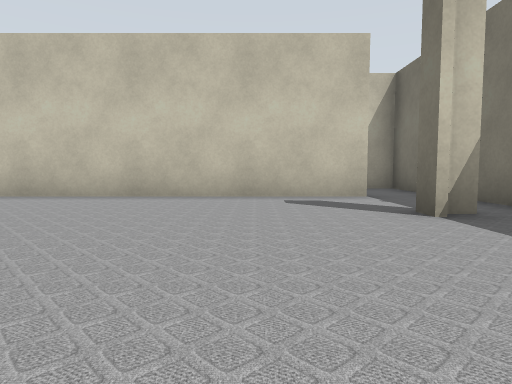
View 1 (above)

24 first-person views from a walk through a Gazebo world. The camera is 0.5 m above the floor, tilts 4° down and sees 75° across. The lines on the ground mark 1 m squares. The floor is counted in squares, 1 m on a side. Each view is taken from the middle of a square. On the plan, view 1 faces up. The plan holds only what a view shows up to about 9 squares ahead; the rest is blank. The place goes on beyond the plan.

View 2
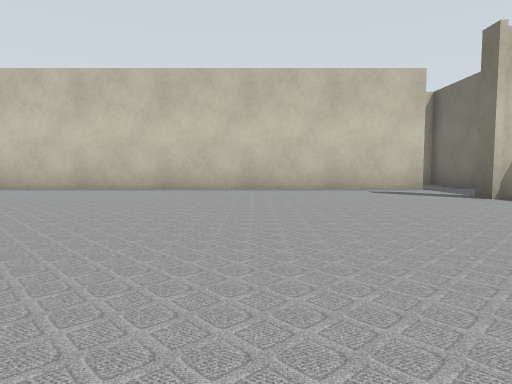

View 3
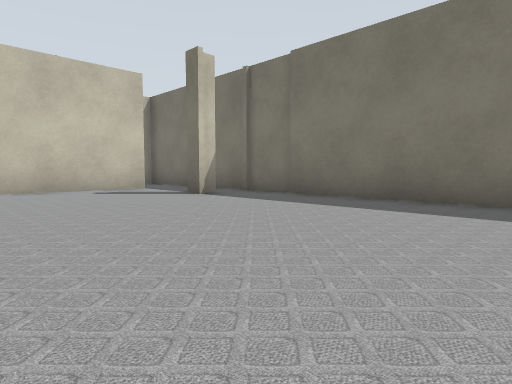

View 4
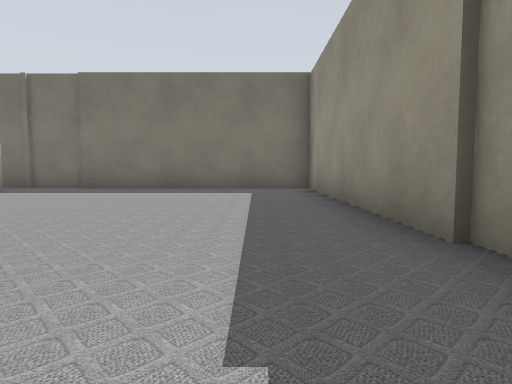

View 5
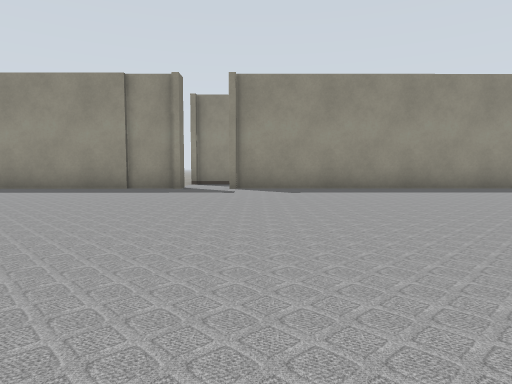

View 6
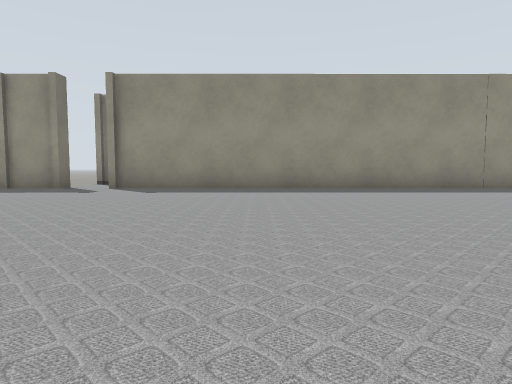

View 7
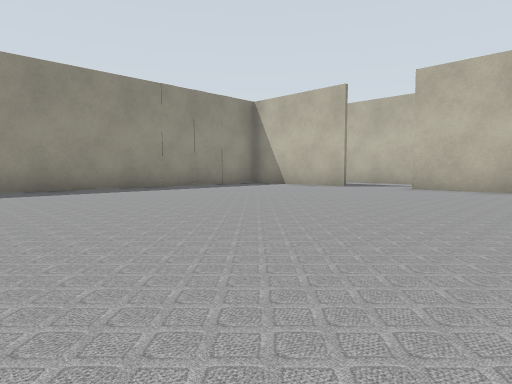

View 8
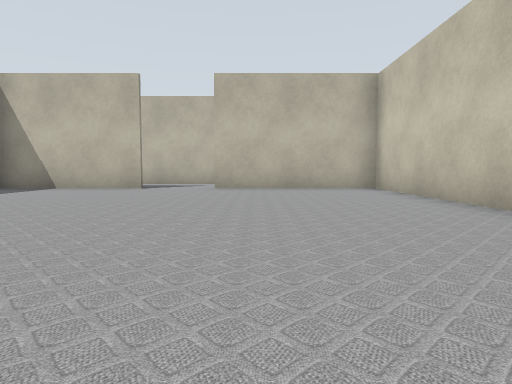

View 9
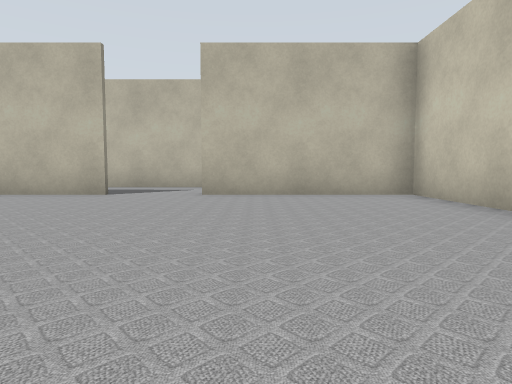

View 10
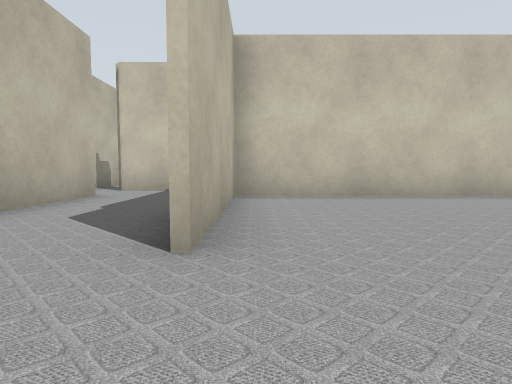

View 11
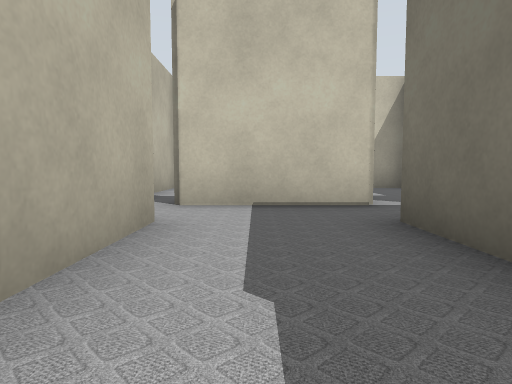

View 12
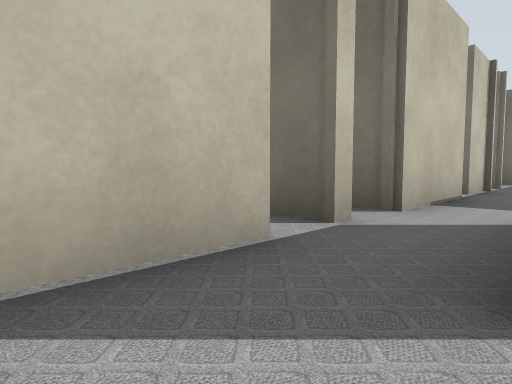

View 13
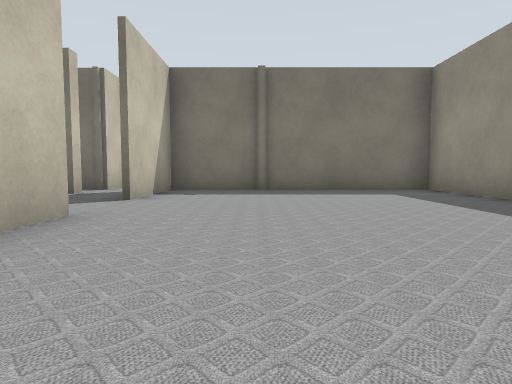

View 14
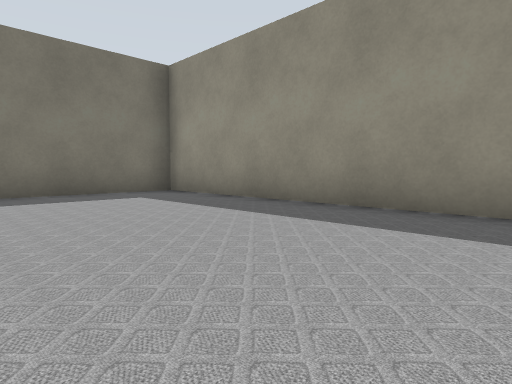

View 15
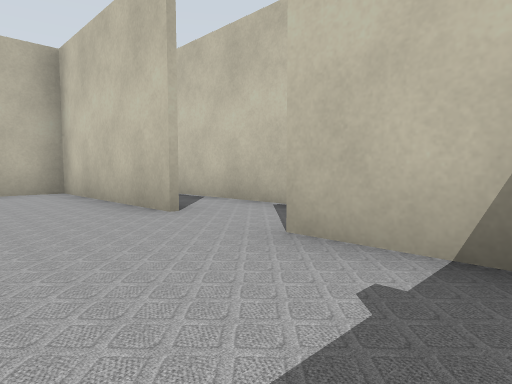

View 16
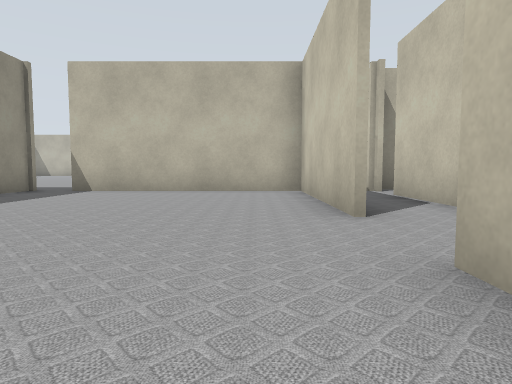

View 17
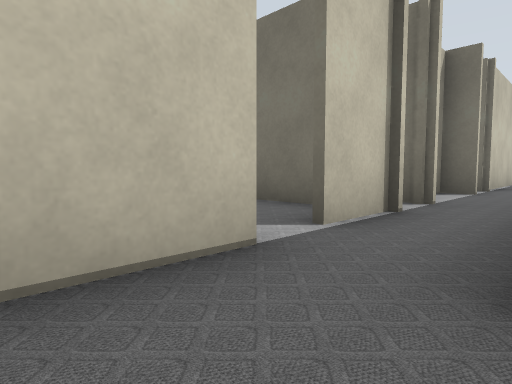

View 18
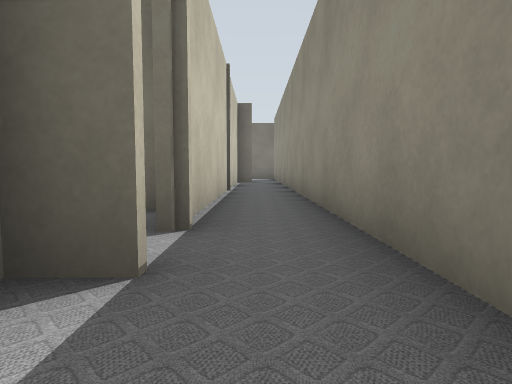

View 19
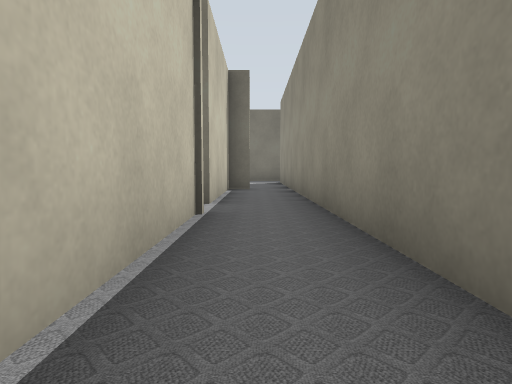

View 20
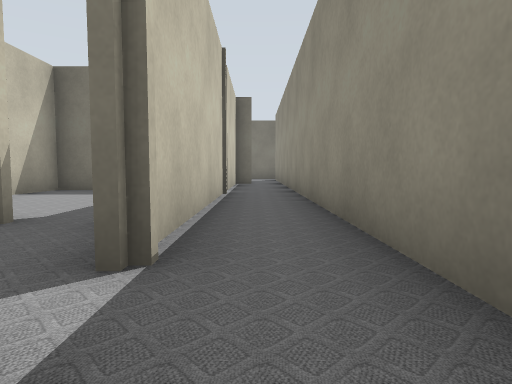

View 21
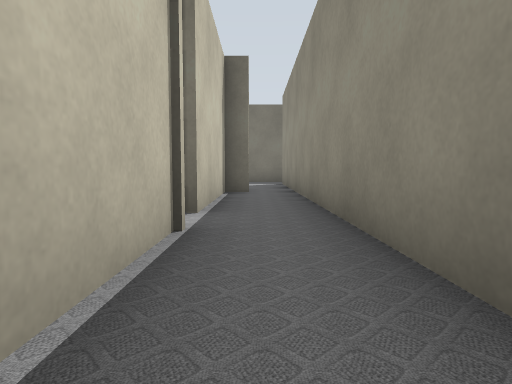

View 22
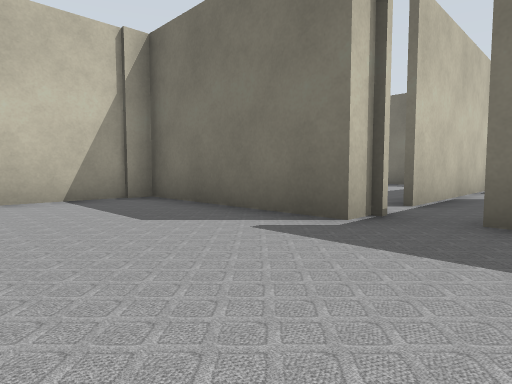

View 23
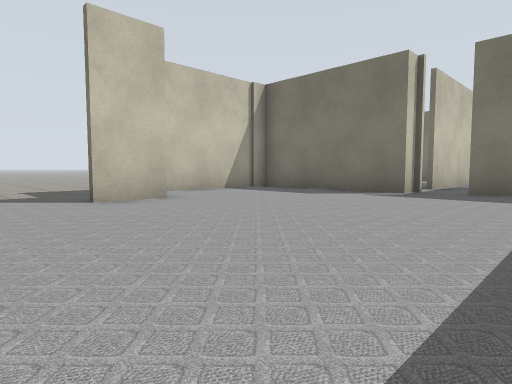

View 24
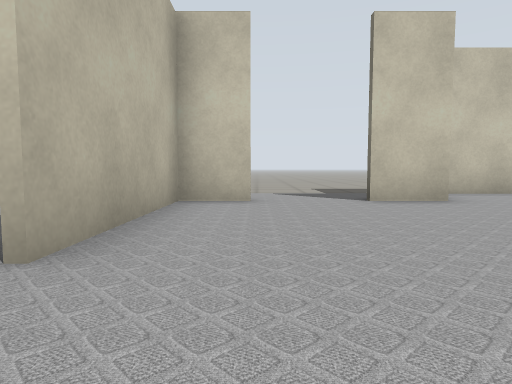

### Floor plan
Points are (right, up) in squares from view 1. A wall is a line through its corners. A room is listed if a view was taken in it or the views show most of it. See-through windows are left out.
Room 1 (views 1, 2, 3, 4, 5, 6, 7, 8, 9, 10)
walls: (-4.1, -3.5) (3.3, -3.5) (3.3, 5.9); (-13.4, 6) (-18.4, 6) (-18.4, 1.9); (-15.5, -3.5) (-5.2, -3.5); (1.9, 3.4) (1.9, 3.9); (-18.4, 0.1) (-18.4, -3.5); (2.5, 3.7) (2, 3.7); (2, 6) (-8.1, 6)
ways out: opening at (-19, 1) to room 2; opening at (-5, -3); gap at (2, 6)
Room 2 (views 11, 12, 17)
walls: (-18.6, 4.8) (-18.6, 6.2); (-21, 6.2) (-21, 3.8); (-21, 1.6) (-21, -1); (-19.4, 7.7) (-21.1, 7.7); (-23.1, 7.7) (-28.5, 7.7)
ways out: opening at (-19, 1) to room 1; opening at (-24.5, 6) to room 3; opening at (-19, 7) to room 4; opening at (-30, 7) to room 5; opening at (-29, 8); gap at (-23, 8)
Room 3 (views 13, 14, 15, 16)
walls: (-25.4, 6) (-29.6, 6); (-29.5, 6) (-29.5, 0.9); (-29.6, -0.1) (-21.1, -0.1) (-21.1, 6) (-23.8, 6)
ways out: opening at (-24.5, 6) to room 2; gap at (-30, 1)
Room 4 (views 18, 19, 20, 21)
walls: (-13, 6.1) (0.1, 6.1); (-6.1, 7.7) (-11.5, 7.7); (-16, 7.7) (-17.5, 7.7); (-18.2, 7.7) (-19.4, 7.7); (-1.9, 7.1) (-1.9, 7.7) (-5.4, 7.7)
ways out: opening at (-19, 7) to room 2; opening at (-18, 8); gap at (-6, 8)
Room 5 (views 22, 23, 24)
walls: (-29.2, 7.7) (-30.1, 7.7) (-30.1, 11.7) (-33.2, 11.7); (-29.6, 6) (-29.6, 6.8); (-34, 10.2) (-35.2, 10.2); (-37, 10.2) (-38.2, 10.2) (-38.2, 6.6)
ways out: opening at (-30, 7) to room 2; gap at (-38, 7)

Positions as (right, up) in squares from view 1, and headings:
1: (0, 0), facing up
2: (-2, -2), facing up
3: (-2, -2), facing up-right
4: (-5, -2), facing right
5: (-6, 5), facing down
6: (-9, 5), facing down
7: (-10, 5), facing down-left
8: (-10, 3), facing left
9: (-12, 3), facing left
10: (-18, 0), facing up
11: (-20, 3), facing up
12: (-25, 6), facing up-right
13: (-29, 4), facing right
14: (-28, 4), facing down-right
15: (-22, 4), facing up-left
16: (-22, 5), facing left
17: (-20, 6), facing up-right
18: (-14, 7), facing right
19: (-10, 7), facing right
20: (-13, 7), facing right
21: (-9, 7), facing right
22: (-33, 6), facing up-right
23: (-37, 5), facing up-right
24: (-37, 5), facing up
